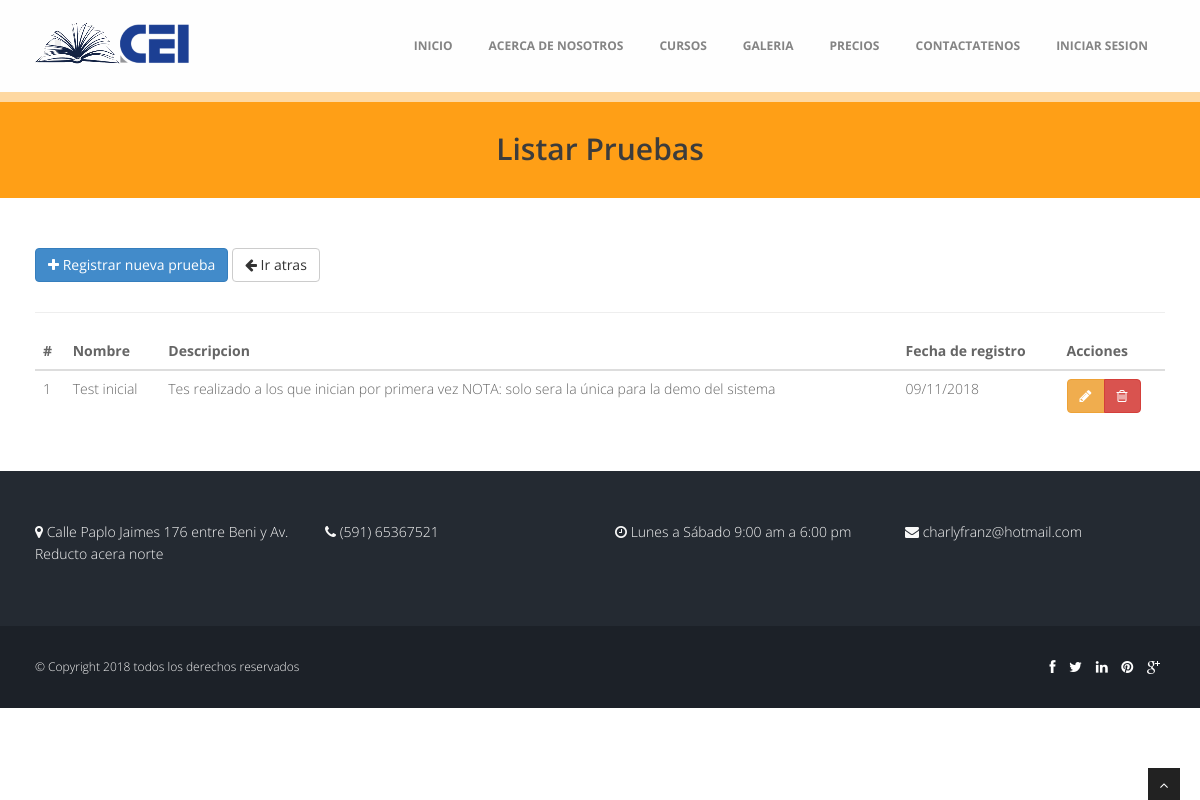
Page /index.php/admin/pruebas on the committed database.
### tables this page shows
CREATE TABLE `prueba` (
  `ID_PRUEBA` int(11) NOT NULL,
  `NOMBRE` varchar(100) DEFAULT NULL,
  `DESCRIPCION` varchar(255) NOT NULL,
  `FECHA_REGISTRO` varchar(10) DEFAULT NULL,
  `HABILITADO` tinyint(1) NOT NULL
);

### application/controllers/admin/pruebas.php (called while the page is built, shortened)
<?php
class Pruebas extends CI_Controller {
  public function __construct(){
    $this->load->model("model_pruebas");
  }
	public function index(){
    $data = array(
      'pruebas' => $this->model_pruebas->getAll()
    );
		$this->load->view('header');
		$this->load->view('admin/pruebas/p_vista_listar', $data);
		$this->load->view('footer');
  }
}

### index.php (called while the page is built, shortened)
<?php
require_once BASEPATH.'core/CodeIgniter.php';

### application/models/model_pruebas.php (called while the page is built, shortened)
<?php
class Model_pruebas extends CI_Model {
  public function getAll(){
    $this->db->where("habilitado","1");
    $resultados = $this->db->get("prueba");
    return $resultados->result();
  }
}

### application/views/admin/pruebas/p_vista_listar.php (the view)
<section id="inner-headline">
	<div class="container">
		<div class="row">
			<div class="col-lg-12">
				<h2 class="pageTitle"> Listar Pruebas
				</h2>
			</div>
		</div>
	</div>
	</section>
	<section id="content">
		<div class="container">
    <div class="row">
      <div class="col-md-12">
        <a href="<?php echo base_url();?>admin/pruebas/add" class="btn btn-primary btn-flat"><span class="fa fa-plus"></span> Registrar nueva prueba</a>
        <a href="<?php echo base_url();?>" class="btn btn-default btn-flat"><span class="fa fa-arrow-left"></span> Ir atras</a>
      </div>
    </div><hr>
    <div class="row">
      <div class="col-md-12">
        <table id="example1" class="table">
          <thead>
            <tr>
              <th>#</th>
              <th>Nombre</th>
              <th>Descripcion</th>
              <th>Fecha de registro</th>
              <th>Acciones</th>
            </tr>
          </thead>
          <tbody>
            <?php if(!empty($pruebas)):?>
            <?php foreach($pruebas as $prueba):?>
            <tr>
              <td><?php echo $prueba->ID_PRUEBA;?></td>
              <td><?php echo $prueba->NOMBRE;?></td>
              <td><?php echo $prueba->DESCRIPCION;?></td>
              <td><?php echo $prueba->FECHA_REGISTRO;?></td>
              <td>
                <div class="btn-group text-center">
                  <a href="<?php echo base_url()?>admin/pruebas/edit/<?php echo $prueba->ID_PRUEBA;?>" class="btn btn-warning" title="Editar">
                    <span class="fa fa-pencil"></span>
                  </a>
                  <a href="<?php echo base_url()?>admin/pruebas/delete/<?php echo $prueba->ID_PRUEBA;?>" class="btn btn-danger btn-delete" id="btn-delete" title="Eliminar">
                    <span class="fa fa-trash-o"></span>
                  </a>
                </div>
              </td>
            </tr>
            <?php endforeach;?>
            <?php endif;?>
          </tbody>
        </table>
      </div>
    </div>
    </div>
</section>

### assets/css/style.css (style rules this page uses)
body { font-family:'Open Sans', Arial, sans-serif; font-size:14px; font-weight:300; line-height:1.6em; color:#656565; }
h1,h2, h3, h4, h5, h6 { font-family:'Open Sans', Arial, sans-serif; font-weight: 600; line-height:1.1em; color: #3C3C3C; margin-bottom: 20px; }
.container { padding:0 20px 0 20px; position:relative; }
.row,.row-fluid { margin-bottom:30px; }
.pageTitle { color: #3C3C3C;margin: 30px 0 3px;display: inline-block; }
#content { position:relative; background:#fff; padding:50px 0 0px 0; }
#inner-headline { background: #FF9F16; position:relative; margin:0; padding:0; color:#fefefe; border-top: 10px solid #FED8A1; text-align: center; }

### rows in the picture
prueba: ID_PRUEBA "1", NOMBRE "Test inicial", DESCRIPCION "Tes realizado a los que inician por primera vez NOTA: solo sera la única para la demo del sistema", FECHA_REGISTRO "09/11/2018"
